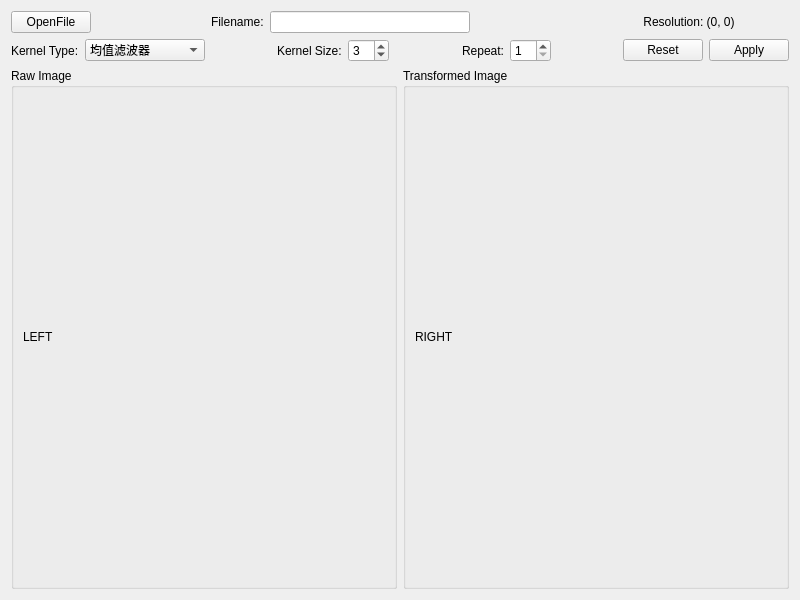
<?xml version="1.0" encoding="UTF-8"?>
<ui version="4.0">
 <class>StartWidget</class>
 <widget class="QWidget" name="StartWidget">
  <property name="geometry">
   <rect>
    <x>0</x>
    <y>0</y>
    <width>800</width>
    <height>600</height>
   </rect>
  </property>
  <property name="windowTitle">
   <string>StartWidget</string>
  </property>
  <layout class="QVBoxLayout" name="verticalLayout">
   <item>
    <layout class="QHBoxLayout" name="horizontalLayout_5">
     <property name="sizeConstraint">
      <enum>QLayout::SetMinimumSize</enum>
     </property>
     <item>
      <widget class="QPushButton" name="buttonOpenFile">
       <property name="text">
        <string>OpenFile</string>
       </property>
      </widget>
     </item>
     <item>
      <spacer name="horizontalSpacer">
       <property name="orientation">
        <enum>Qt::Horizontal</enum>
       </property>
       <property name="sizeHint" stdset="0">
        <size>
         <width>40</width>
         <height>20</height>
        </size>
       </property>
      </spacer>
     </item>
     <item>
      <widget class="QLabel" name="label_3">
       <property name="minimumSize">
        <size>
         <width>0</width>
         <height>0</height>
        </size>
       </property>
       <property name="maximumSize">
        <size>
         <width>80</width>
         <height>16777215</height>
        </size>
       </property>
       <property name="text">
        <string>Filename:</string>
       </property>
      </widget>
     </item>
     <item>
      <widget class="QLineEdit" name="filenameEdit">
       <property name="minimumSize">
        <size>
         <width>200</width>
         <height>0</height>
        </size>
       </property>
       <property name="readOnly">
        <bool>true</bool>
       </property>
      </widget>
     </item>
     <item>
      <spacer name="horizontalSpacer_2">
       <property name="orientation">
        <enum>Qt::Horizontal</enum>
       </property>
       <property name="sizeHint" stdset="0">
        <size>
         <width>40</width>
         <height>20</height>
        </size>
       </property>
      </spacer>
     </item>
     <item>
      <widget class="QLabel" name="labelResolution">
       <property name="minimumSize">
        <size>
         <width>200</width>
         <height>0</height>
        </size>
       </property>
       <property name="maximumSize">
        <size>
         <width>16777215</width>
         <height>16777215</height>
        </size>
       </property>
       <property name="text">
        <string>Resolution: (0, 0)</string>
       </property>
       <property name="alignment">
        <set>Qt::AlignCenter</set>
       </property>
      </widget>
     </item>
    </layout>
   </item>
   <item>
    <layout class="QHBoxLayout" name="horizontalLayout">
     <property name="sizeConstraint">
      <enum>QLayout::SetMinimumSize</enum>
     </property>
     <item>
      <widget class="QLabel" name="label_2">
       <property name="maximumSize">
        <size>
         <width>100</width>
         <height>16777215</height>
        </size>
       </property>
       <property name="text">
        <string>Kernel Type:</string>
       </property>
      </widget>
     </item>
     <item>
      <widget class="QComboBox" name="comboBox">
       <property name="minimumSize">
        <size>
         <width>120</width>
         <height>0</height>
        </size>
       </property>
       <item>
        <property name="text">
         <string>均值滤波器</string>
        </property>
       </item>
       <item>
        <property name="text">
         <string>中位数滤波器</string>
        </property>
       </item>
       <item>
        <property name="text">
         <string>最大值滤波器</string>
        </property>
       </item>
       <item>
        <property name="text">
         <string>最小值滤波器</string>
        </property>
       </item>
       <item>
        <property name="text">
         <string>边缘检测</string>
        </property>
       </item>
      </widget>
     </item>
     <item>
      <spacer name="horizontalSpacer_3">
       <property name="orientation">
        <enum>Qt::Horizontal</enum>
       </property>
       <property name="sizeHint" stdset="0">
        <size>
         <width>40</width>
         <height>20</height>
        </size>
       </property>
      </spacer>
     </item>
     <item>
      <widget class="QLabel" name="label">
       <property name="maximumSize">
        <size>
         <width>100</width>
         <height>16777215</height>
        </size>
       </property>
       <property name="text">
        <string>Kernel Size:</string>
       </property>
      </widget>
     </item>
     <item>
      <widget class="QSpinBox" name="kernelSizeBox">
       <property name="maximumSize">
        <size>
         <width>60</width>
         <height>16777215</height>
        </size>
       </property>
       <property name="minimum">
        <number>1</number>
       </property>
       <property name="maximum">
        <number>99</number>
       </property>
       <property name="singleStep">
        <number>1</number>
       </property>
       <property name="value">
        <number>3</number>
       </property>
      </widget>
     </item>
     <item>
      <spacer name="horizontalSpacer_4">
       <property name="orientation">
        <enum>Qt::Horizontal</enum>
       </property>
       <property name="sizeHint" stdset="0">
        <size>
         <width>40</width>
         <height>20</height>
        </size>
       </property>
      </spacer>
     </item>
     <item>
      <widget class="QLabel" name="repeatTimeLabel">
       <property name="maximumSize">
        <size>
         <width>60</width>
         <height>16777215</height>
        </size>
       </property>
       <property name="text">
        <string>Repeat:</string>
       </property>
      </widget>
     </item>
     <item>
      <widget class="QSpinBox" name="repeatTimeBox">
       <property name="maximumSize">
        <size>
         <width>60</width>
         <height>16777215</height>
        </size>
       </property>
       <property name="minimum">
        <number>1</number>
       </property>
       <property name="maximum">
        <number>99</number>
       </property>
       <property name="singleStep">
        <number>1</number>
       </property>
      </widget>
     </item>
     <item>
      <spacer name="horizontalSpacer_5">
       <property name="orientation">
        <enum>Qt::Horizontal</enum>
       </property>
       <property name="sizeHint" stdset="0">
        <size>
         <width>40</width>
         <height>20</height>
        </size>
       </property>
      </spacer>
     </item>
     <item>
      <widget class="QPushButton" name="buttonReset">
       <property name="text">
        <string>Reset</string>
       </property>
      </widget>
     </item>
     <item>
      <widget class="QPushButton" name="buttonApply">
       <property name="text">
        <string>Apply</string>
       </property>
      </widget>
     </item>
    </layout>
   </item>
   <item>
    <layout class="QHBoxLayout" name="horizontalLayout_2" stretch="6,6">
     <property name="sizeConstraint">
      <enum>QLayout::SetMaximumSize</enum>
     </property>
     <item>
      <widget class="QGroupBox" name="groupBox">
       <property name="sizePolicy">
        <sizepolicy hsizetype="Expanding" vsizetype="Expanding">
         <horstretch>0</horstretch>
         <verstretch>0</verstretch>
        </sizepolicy>
       </property>
       <property name="title">
        <string>Raw Image</string>
       </property>
       <layout class="QHBoxLayout" name="horizontalLayout_3">
        <item>
         <widget class="QLabel" name="labelA">
          <property name="sizePolicy">
           <sizepolicy hsizetype="Expanding" vsizetype="Expanding">
            <horstretch>0</horstretch>
            <verstretch>0</verstretch>
           </sizepolicy>
          </property>
          <property name="text">
           <string>LEFT</string>
          </property>
         </widget>
        </item>
       </layout>
      </widget>
     </item>
     <item>
      <widget class="QGroupBox" name="groupBox_2">
       <property name="sizePolicy">
        <sizepolicy hsizetype="Expanding" vsizetype="Expanding">
         <horstretch>0</horstretch>
         <verstretch>0</verstretch>
        </sizepolicy>
       </property>
       <property name="title">
        <string>Transformed Image</string>
       </property>
       <layout class="QHBoxLayout" name="horizontalLayout_4">
        <item>
         <widget class="QLabel" name="labelB">
          <property name="sizePolicy">
           <sizepolicy hsizetype="Expanding" vsizetype="Expanding">
            <horstretch>0</horstretch>
            <verstretch>0</verstretch>
           </sizepolicy>
          </property>
          <property name="text">
           <string>RIGHT</string>
          </property>
         </widget>
        </item>
       </layout>
      </widget>
     </item>
    </layout>
   </item>
  </layout>
 </widget>
 <resources/>
 <connections/>
</ui>
